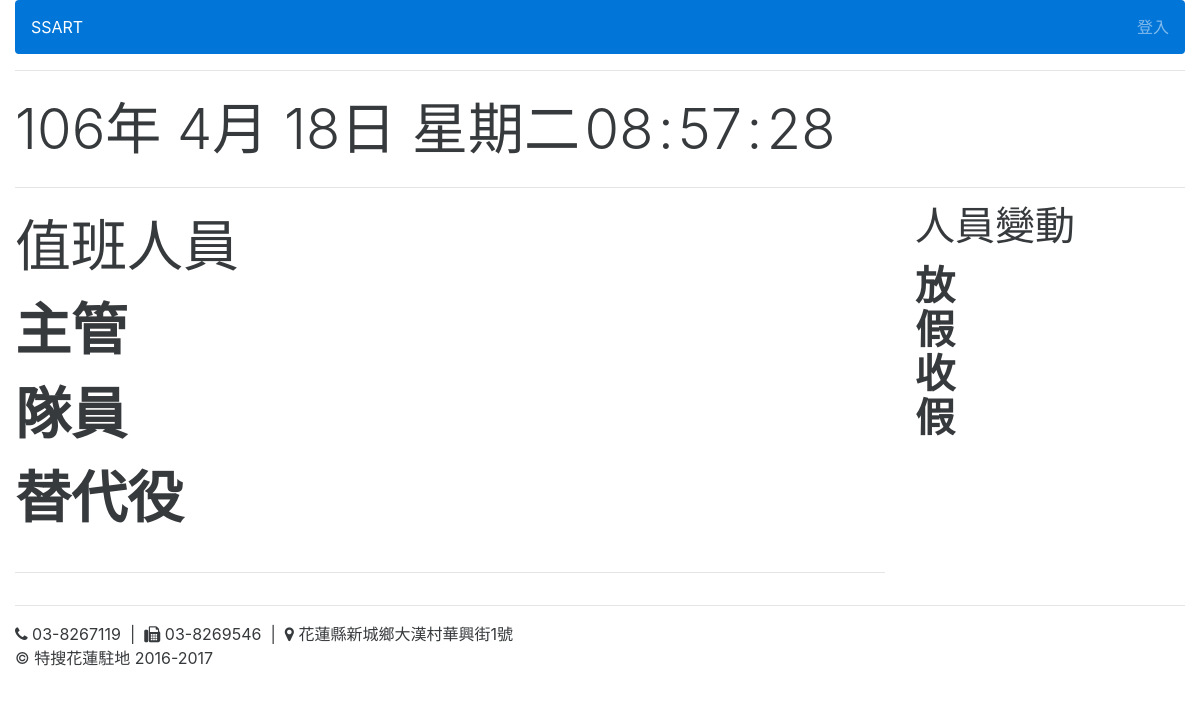
The app's page /, older data.
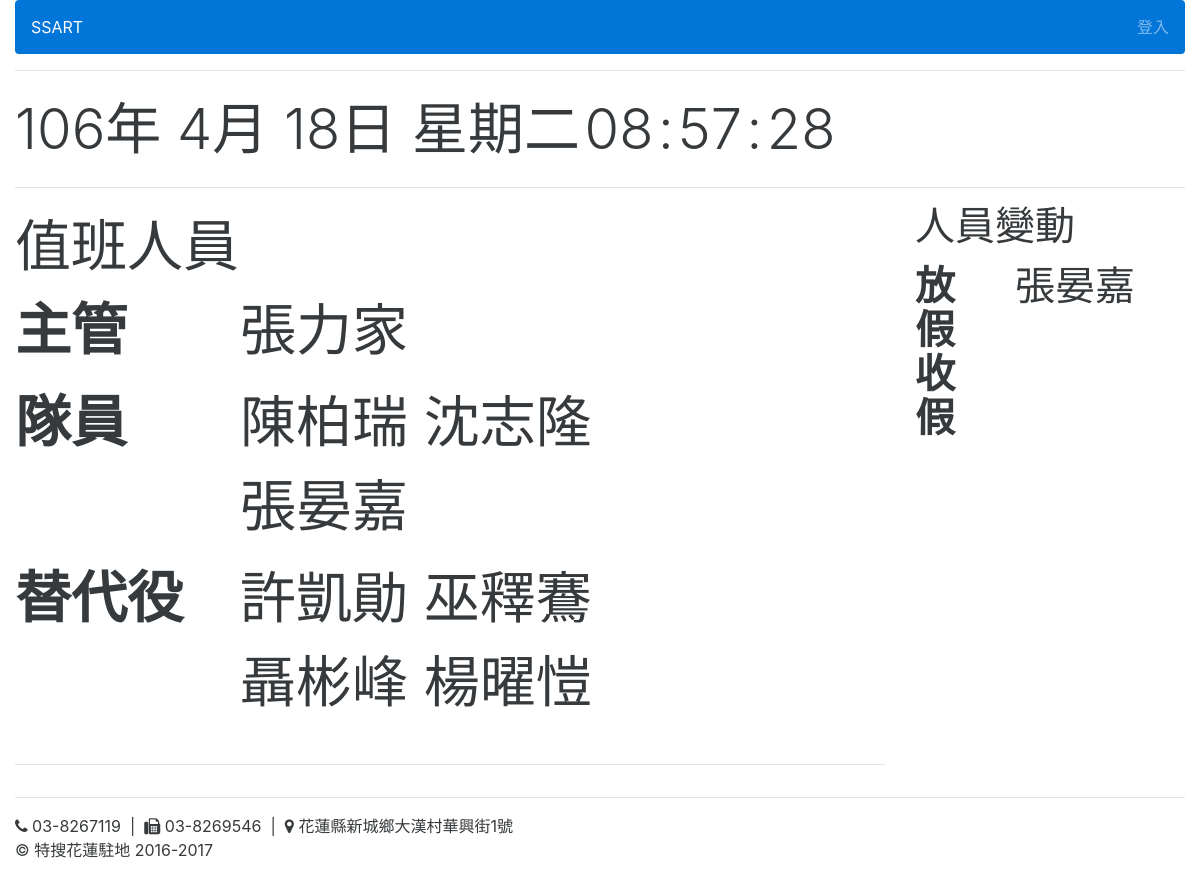
The same page, newer data.
### userprofile/models.py (models this page shows, shortened)
class UserProfile(models.Model):
	name = models.CharField(max_length=20)
	rank = models.CharField(max_length=20, choices=RANK_CHOICES)
	number = models.IntegerField()
	mobile_phone = models.CharField(max_length=20, null=True, blank=True)
	home_phone = models.CharField(max_length=20, null=True, blank=True)
	emergency_call = models.CharField(max_length=20, null=True, blank=True)
	eat = models.BooleanField(default=True)
	objects = models.Manager()
	members = MemberManager()
	substitutes = SubstituteManager()
	eats = EatManager()
	def __str__(self):
		return self.name
	class Meta:
		ordering = ['number']

### ssarthl01/views.py (the view)
# urls.py: url(r'^$', index, name='index'),
def index(request):
	members = UserProfile.members.all()
	substitutes = UserProfile.substitutes.all()
	def get_holiday(date):
		year = date.strftime("%Y")
		month = date.strftime("%m")
		date = date.strftime("%d")
		year = str(int(year) - 1911)
		if re.match(r'0\d{1}', month):
			month = month.replace("0", "")
		date = int(date) -1
		year_month = year + month
		member_duty = []
		substitutes_duty = []
		holidays = HolidayFromDocx.objects.filter(identify=year_month)
		for holiday in holidays:
			dict_holiday = json.loads(holiday.date)
			if not dict_holiday[date]:
				if holiday.name in [x for x in members]:
					member_duty.append(holiday.name.name)
				else:
					substitutes_duty.append(holiday.name.name)
		if "張力家" in member_duty:
			member_duty.remove("張力家")
			supervisor = "張力家"
		elif "陳柏瑞" in member_duty:
			member_duty.remove("陳柏瑞")
			supervisor = "陳柏瑞"
		elif "游皓中" in member_duty:
			member_duty.remove("游皓中")
			supervisor = "游皓中"
		else:
			supervisor = ""
		return member_duty, substitutes_duty, supervisor
	today_member_duty, today_substitutes_duty, today_supervisor = get_holiday(datetime.datetime.now())
	tomorrow_member_duty, tomorrow_substitutes_duty, tomorrow_supervisor = get_holiday(datetime.date.today() + datetime.timedelta(days=1))
	day_off = []
	back = []
	for member in members:
		if member.name in today_member_duty or member.name == today_supervisor:
			if member.name not in tomorrow_member_duty and member.name != tomorrow_supervisor:
				day_off.append(member.name)
		if member.name not in today_member_duty and member.name != today_supervisor:
			if member.name in tomorrow_member_duty or member.name == tomorrow_supervisor:
				back.append(member.name)
	for substitute in substitutes:
		print(substitute)
		if substitute.name in today_substitutes_duty and substitute.name not in tomorrow_substitutes_duty:
				print(substitute)
				day_off.append(substitute.name)
		if substitute.name not in today_substitutes_duty and substitute.name in tomorrow_substitutes_duty:
				print(substitute)
				back.append(substitute.name)
	print('today_substitutes_duty',today_substitutes_duty)
	print('tomorrow_substitutes_duty',tomorrow_substitutes_duty)
	print("day_off",day_off)
	print("back",back)
	context = {
		'today_member_duty':today_member_duty,
		'today_substitutes_duty':today_substitutes_duty,
		'tomorrow_member_duty':tomorrow_member_duty,
		'tomorrow_substitutes_duty':tomorrow_substitutes_duty,
		'today_supervisor':today_supervisor,
		'tomorrow_supervisor':tomorrow_supervisor,
		'day_off':day_off,
		'back':back,
	}
	return render(request, 'index.html', context)

### userprofile/models.py (called while the page is built)
	def get_queryset(self):
		return super(MemberManager, self).get_queryset().filter(rank='隊員')

	def get_queryset(self):
		return super(SubstituteManager, self).get_queryset().filter(rank='替代役')

### templates/index.html (shortened to what this page needs)
{% extends 'base.html' %}
{% block content %}
<hr>
<div class="clock">
<span id="Date" class="display-4"></span>
      <span id="hours" class="display-4"></span>
      <span id="point" class="display-4">:</span>
      <span id="min" class="display-4"></span>
      <span id="point" class="display-4">:</span>
      <span id="sec" class="display-4"></span>
</div>
<hr>
<div class="row">
<div class="col-lg-9">
      <div class="row display-4">
        <div class="col-lg-9 todayb5">
          值班人員
			<dl class="row">
			<dt class="col-lg-4">主管</dt>
			<dd class="col-lg-8">{{ today_supervisor }}</dd>
			<dt class="col-lg-4">隊員</dt>
			<dd class="col-lg-8">{% for member in today_member_duty %}{{ member }} {% endfor %}</dd>
			<dt class="col-lg-4">替代役</dt>
			<dd class="col-lg-8">{% for substitute in today_substitutes_duty %}{{ substitute }} {% endfor %}</dd>
			</dl>
        </div>
        </div>
    <hr>
</div>
    <div class="col-lg-3 h1 change">
      <p>人員變動</p>
  <dl class="row">
  <dt class="col-lg-4">放假</dt>
  <dd class="col-lg-8">{% for people in day_off %}{{ people }} {% endfor %}</dd>
  <dt class="col-lg-4">收假</dt>
  <dd class="col-lg-8">{% for people in back %}{{ people }} {% endfor %}</dd>
  </dl>
  </div>
</div>
{% endblock %}

Row changes from the older to the newer data that the page shows:
now on this page (row unchanged): UserProfile: name "張力家"
now on this page (row unchanged): UserProfile: today_member_duty "陳柏瑞"
now on this page (row unchanged): UserProfile: today_member_duty "沈志隆"
now on this page (row unchanged): UserProfile: today_member_duty "張晏嘉", day_off "張晏嘉"
now on this page (row edited): UserProfile: today_substitutes_duty "許凱勛"
now on this page (row edited): UserProfile: today_substitutes_duty "巫釋鶱"
now on this page (row edited): UserProfile: today_substitutes_duty "聶彬峰"
added UserProfile: today_substitutes_duty "楊曜愷"
